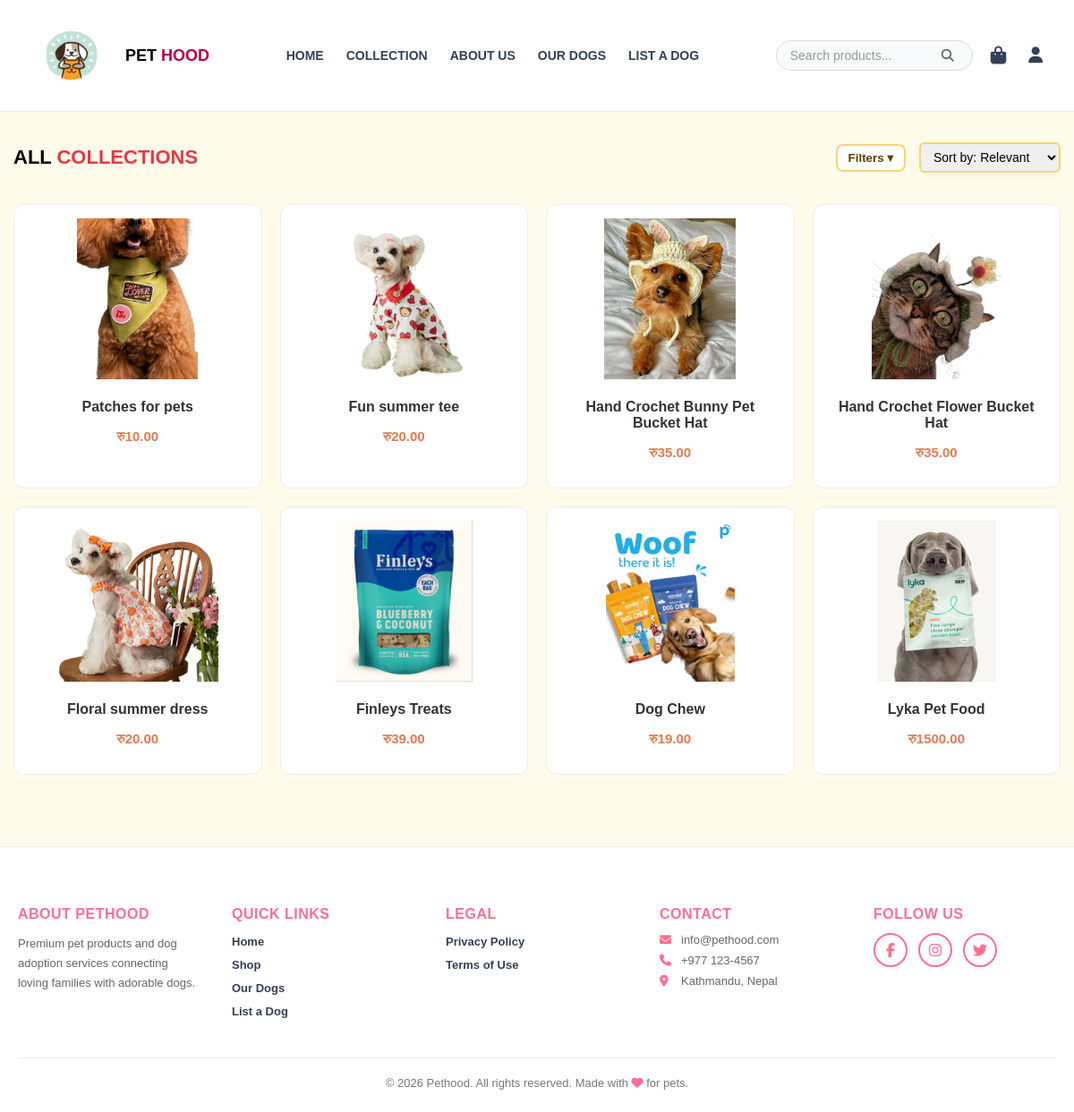
/shop (signed in), run on the app's committed database.
### shop/models.py (models this page shows, shortened)
class Product(models.Model):
    CATEGORY_CHOICES = [
        ('food', 'Food'),
        ('clothes', 'Clothes'),
        ('accessories', 'Accessories'),
    ]
    name = models.CharField(max_length=200)
    slug = models.SlugField(max_length=250, unique=True, blank=True, null=True)
    category = models.CharField(max_length=20, choices=CATEGORY_CHOICES)
    price = models.DecimalField(max_digits=10, decimal_places=2)
    description = models.TextField()
    image = models.ImageField(upload_to='products/')
    sizes = models.ManyToManyField(Size, blank=True)   #  multiple sizes

### shop/views.py (the view)
# urls.py: path('shop', views.shop_home, name='shop_home'),
def shop_home(request):
    selected_categories = request.GET.getlist('category')
    sort_option = request.GET.get('sort')
    selected_size = request.GET.get('size')  # optional size filter
    products = Product.objects.all()
    if selected_categories and "all" not in selected_categories:
        products = products.filter(category__in=selected_categories)
    if selected_size:
        products = products.filter(sizes__name=selected_size)
    if sort_option == "price_low":
        products = products.order_by('price')
    elif sort_option == "price_high":
        products = products.order_by('-price')
    context = {
        "products": products,
        "categories": Product.CATEGORY_CHOICES,
        "selected_categories": selected_categories,
    }
    return render(request, "shop.html", context)

### shop/context_processors.py (called while the page is built)
def cart_count(request):
    if request.user.is_authenticated:
        cart, _ = Cart.objects.get_or_create(user=request.user)
        count = cart.items.count()
    else:
        count = 0
    return {'cart_count': count}

### templates/shop.html (shortened to what this page needs)
{% extends 'base.html' %}
{% load static %}
{% block content %}
<div class="collections-container">
  <section class="products">
    <div class="products-header">
      <h2>ALL <span>COLLECTIONS</span></h2>
      <div class="controls">
        <div class="filters-dropdown">
          <button class="dropdown-btn">Filters ▾</button>
        </div>
        <form method="get" class="sort-form">
          <select name="sort" id="sort">
            <option value="">Sort by: Relevant</option>
          </select>
        </form>
      </div>
    </div>
    <div class="product-grid">
      {% for product in products %}
        <a href="{% url 'productdetails' product.slug %}" class="product-card">
          <img src="{{ product.image.url }}" alt="{{ product.name }}">
          <h4>{{ product.name }}</h4>
          <p class="price">रु{{ product.price }}</p>
        </a>
      {% empty %}
        <p>No products found.</p>
      {% endfor %}
    </div>
  </section>
</div>
{% endblock %}

### static/base.css (style rules this page uses)
* { box-sizing: border-box; }
body { margin: 0; font-family: Arial, sans-serif; }

### templates/shop.html (style rules this page uses)
body { font-family: Arial, sans-serif; margin: 0; background: #fffbea; color: #333; }
.collections-container { max-width: 1300px; margin: 20px auto; padding: 0 15px; }
.products-header { display: flex; justify-content: space-between; align-items: center; flex-wrap: wrap; margin-bottom: 20px; }
.products-header h2 { font-size: 22px; font-weight: bold; text-transform: uppercase; color: #000; }
.products-header h2 span { color: #e63946; }
.controls { display: flex; gap: 15px; align-items: center; }
.filters-dropdown { position: relative; display: inline-block; }
.dropdown-btn { background: #fff; border: 2px solid #f5d76e; border-radius: 8px; padding: 6px 12px; cursor: pointer; font-weight: bold; color: #5a3e00; transition: 0.2s; }
.sort-form select { padding: 6px 10px; border: 2px solid #f5d76e; border-radius: 6px; font-size: 14px; cursor: pointer; }
.product-grid { display: grid; grid-template-columns: repeat(auto-fit, minmax(230px, 1fr)); gap: 20px; }
.product-card { background: #fff; border-radius: 12px; text-align: center; padding: 15px; text-decoration: none; color: inherit; border: 1px solid #eee; transition: 0.3s; }
.product-card img { width: 90%; height: 180px; object-fit: contain; margin-bottom: 10px; }
.product-card h4 { font-size: 16px; font-weight: 600; margin: 8px 0; }
.price { color: #e07b52; font-weight: bold; font-size: 15px; }

### data on the page
Product: image (picture), name "Patches for pets", price "10.00"
Product: image (picture), name "Fun summer tee", price "20.00"
Product: image (picture), name "Hand Crochet Bunny Pet Bucket Hat", price "35.00"
Product: image (picture), name "Hand Crochet Flower Bucket Hat", price "35.00"
Product: image (picture), name "Floral summer dress", price "20.00"
Product: image (picture), name "Finleys Treats", price "39.00"
Product: image (picture), name "Dog Chew", price "19.00"
Product: image (picture), name "Lyka Pet Food", price "1500.00"
